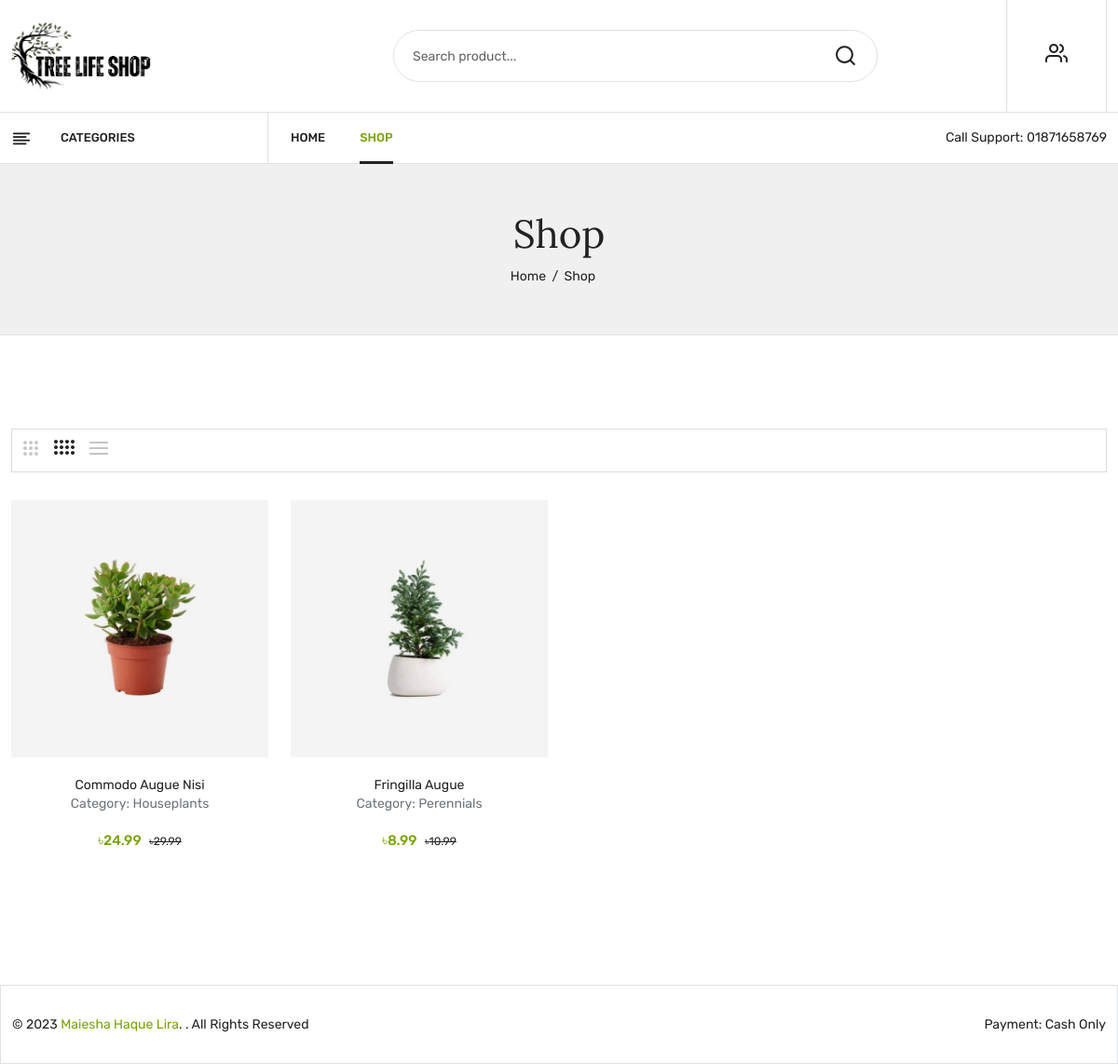
The page /shop.php on the database its author committed.
### tables this page shows
CREATE TABLE `products` (
  `id` int(11) NOT NULL,
  `name` varchar(255) NOT NULL,
  `description` varchar(255) NOT NULL,
  `regular_price` double NOT NULL,
  `discount_price` double NOT NULL,
  `image_location` varchar(255) NOT NULL,
  `species` varchar(255) NOT NULL,
  `size` varchar(100) NOT NULL,
  `age` int(11) NOT NULL,
  `growth_rate` varchar(100) NOT NULL,
  `water_needs` varchar(255) NOT NULL,
  `availability` varchar(255) NOT NULL,
  `container_type` varchar(255) NOT NULL,
  `category_id` int(11) NOT NULL
);

CREATE TABLE `category` (
  `id` int(11) NOT NULL,
  `name` varchar(255) NOT NULL
);

### db.php (called while the page is built, shortened)
<?php
    function db_connect(){
        $db_host = "localhost:3308";
        $db_user = "root";
        $db_pass = "";
        $db_name = "tree_life_shop";
        return mysqli_connect($db_host, $db_user, $db_pass, $db_name);
    }
?>

### shop.php (the view, shortened to what this page needs)
<?php
require_once 'db.php';
require_once('client/header2.php');
?>
<header>
    <div class="main_header">
        <div class="header_middle">
            <div class="container">
                <div class="row align-items-center">
                    <div class="col-lg-3 col-md-3 col-4">
                        <div class="logo">
                            <a href="index.php"><img src="<?= $_SESSION['company']['image_dark'] ?>" alt="<?= $_SESSION['company']['name'] ?>"></a>
                        </div>
                    </div>
                    <div class="col-lg-9 col-md-6 col-6">
                        <div class="header_right_info">
                            <div class="search_container">
                                <form action="#">
                                    <div class="search_box">
                                        <input placeholder="Search product..." type="text">
                                        <button type="submit"><i class="icon-search"></i></button>
                                    </div>
                                </form>
                            </div>
                            <div class="header_account_area">
                                <div class="header_account-list top_links">
                                    <a href="#"><i class="icon-users"></i></a>
                                </div>
                            </div>
                        </div>
                    </div>
                </div>
            </div>
        </div>
        <div class="header_bottom sticky-header">
            <div class="container">
                <div class="row align-items-center">
                    <div class="col-lg-3">
                        <div class="categories_menu">
                            <div class="categories_title">
                                <h2 class="categori_toggle">Categories</h2>
                            </div>
                        </div>
                    </div>
                    <div class="col-lg-6">
                        <div class="main_menu menu_position">
                            <nav>
                                <ul>
                                    <li><a href="index.php">home</a></li>
                                    <li><a class="active" href="shop.php">shop</a></li>
                                </ul>
                            </nav>
                        </div>
                    </div>
                    <div class="col-lg-3">
                        <div class="call-support">
                            <p>Call Support: <a <?php echo "href='tel:+88" . $_SESSION['company']['phone'] . "'" ?>><?= $_SESSION['company']['phone'] ?></a></p>
                        </div>
                    </div>
                </div>
            </div>
        </div>
    </div>
</header>
<div class="breadcrumbs_area">
    <div class="container">
        <div class="row">
            <div class="col-12">
                <div class="breadcrumb_content">
                    <h3>Shop</h3>
                    <ul>
                        <li><a href="index.php">home</a></li>
                        <li>shop</li>
                    </ul>
                </div>
            </div>
        </div>
    </div>
</div>
<div class="shop_area shop_fullwidth mt-100 mb-100">
    <div class="container">
        <div class="row">
            <div class="col-12">
                <div class="shop_toolbar_wrapper">
                    <div class="shop_toolbar_btn">
                        <button data-role="grid_3" type="button" class=" btn-grid-3" data-bs-toggle="tooltip" title="3"></button>
                        <button data-role="grid_4" type="button" class="active btn-grid-4" data-bs-toggle="tooltip" title="4"></button>
                        <button data-role="grid_list" type="button" class="btn-list" data-bs-toggle="tooltip" title="List"></button>
                    </div>
                </div>
                <div class="row shop_wrapper grid_4">
                    <?php
                    $products_query = "SELECT p.id, p.name, p.description, p.regular_price, p.discount_price, p.image_location, p.species, p.size, p.age, p.growth_rate, p.water_needs, p.availability, p.container_type, c.name AS category_name FROM products p JOIN category c ON p.category_id = c.id";
                    $products_result = mysqli_query(db_connect(), $products_query);
                    while ($product = mysqli_fetch_assoc($products_result)) {
                    ?>
                        <div class="col-lg-3 col-md-4 col-12 ">
                            <article class="single_product">
                                <figure>
                                    <div class="product_thumb">
                                        <a class="primary_img" href="product-details.html"><img src="<?= $product['image_location'] ?>" alt="<?= $product['name'] ?>"></a>
                                    </div>
                                    <div class="product_content grid_content">
                                        <div class="product_price_rating">
                                            <h4 class="product_name"><a href="product-details.html"><?= $product['name'] ?></a></h4>
                                            <p class="text-muted text-small"><?= "Category: " . $product['category_name'] ?></p>
                                            <div class="price_box">
                                                <span class="current_price">৳<?= $product['discount_price'] ?></span>
                                                <span class="old_price">৳<?= $product['regular_price'] ?></span>
                                            </div>
                                        </div>
                                    </div>
                                </figure>
                            </article>
                        </div>
                    <?php } ?>
                </div>
            </div>
        </div>
    </div>
</div>
<?php
require_once('client/footer2.php');
?>

### assets/css/plugins.css (style rules this page uses)
[class^="icon-"], [class*=" icon-"] { font-family: 'plaza-icon' !important; speak: none; font-style: normal; font-weight: normal; font-variant: normal; text-transform: none; line-height: 1; -webkit-font-smoothing: antialiased; -moz-osx-font-smoothing: grayscale; }
.icon-search:before { content: "\e9c1"; }
.icon-users:before { content: "\e9f6"; }

### rows shown on the page
products: image_location (picture), name "Commodo Augue Nisi", category.name "Houseplants", discount_price "24.99", regular_price "29.99"
products: image_location (picture), name "Fringilla Augue", category.name "Perennials", discount_price "8.99", regular_price "10.99"

### other values the page prints
$_SESSION['company']['phone'] "01871658769"
